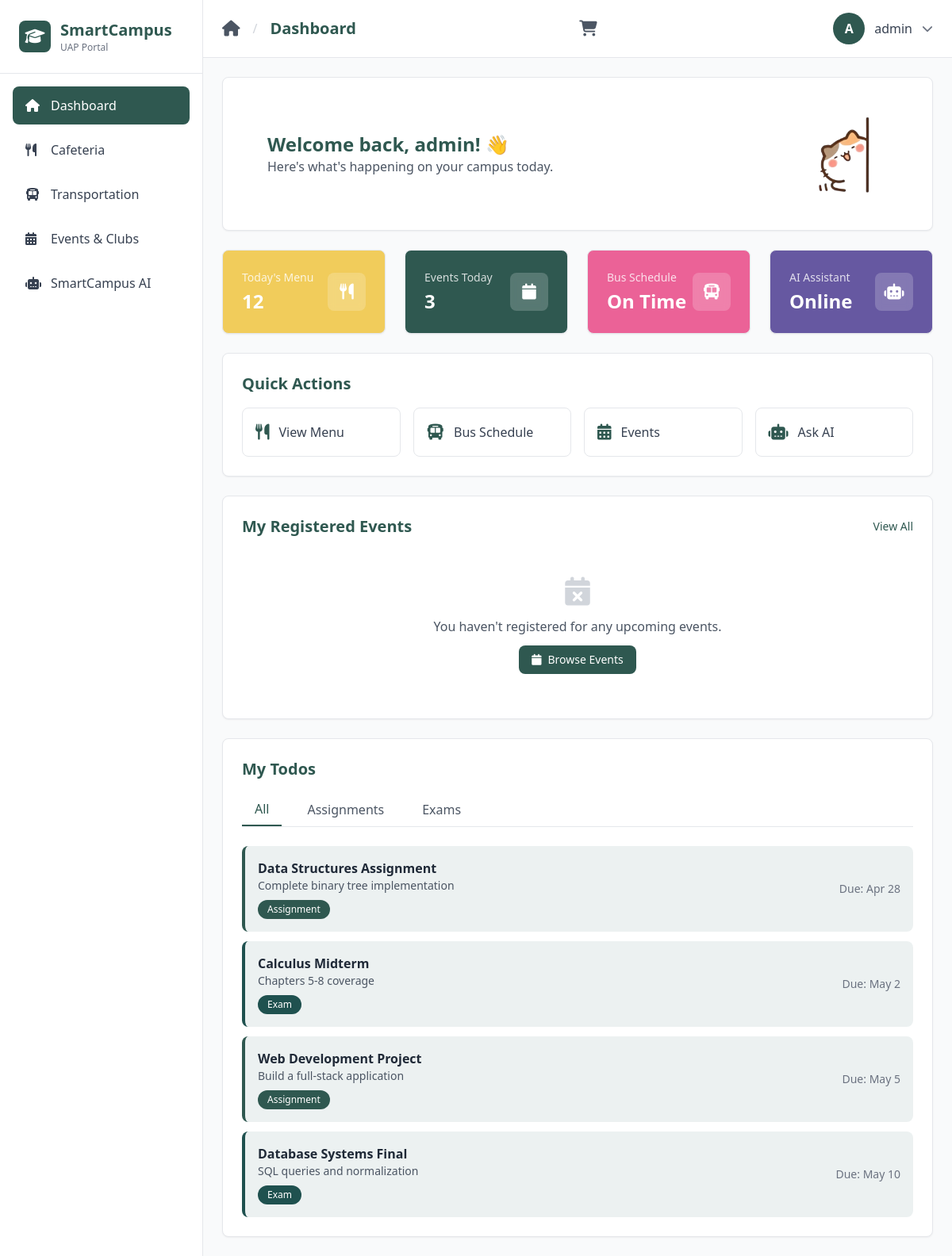
Before: /dashboard/ (signed in) with the older database file.
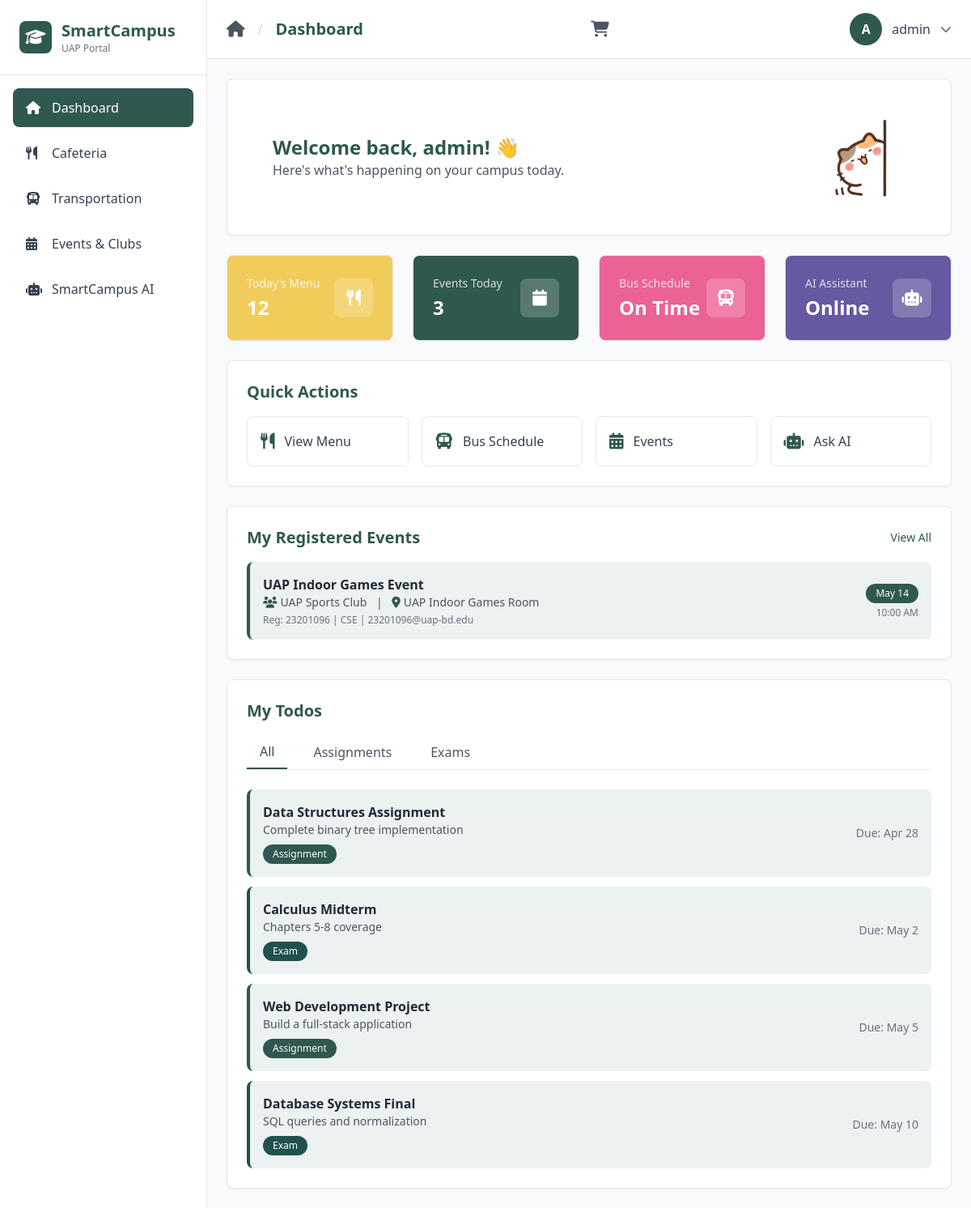
After: the same page with the newer database file.
### main/models.py (models this page shows, shortened)
class EventRegistration(models.Model):
    user = models.ForeignKey(User, on_delete=models.CASCADE, related_name='event_registrations')
    event = models.ForeignKey(Event, on_delete=models.CASCADE, related_name='registrations')
    full_name = models.CharField(max_length=200, blank=True, default='')
    registration_number = models.CharField(max_length=50, blank=True, default='')
    edu_email = models.EmailField(blank=True, default='')
    department = models.CharField(max_length=100, blank=True, default='')
    registered_at = models.DateTimeField(auto_now_add=True)
    class Meta:
        unique_together = ['user', 'event']
        ordering = ['-registered_at']

class Event(models.Model):
    title = models.CharField(max_length=300)
    description = models.TextField()
    club = models.ForeignKey(Club, on_delete=models.CASCADE, related_name='events')
    event_date = models.DateField()
    event_time = models.TimeField()
    location = models.CharField(max_length=300)
    image = models.ImageField(upload_to='events/', blank=True, null=True)
    is_active = models.BooleanField(default=True)
    created_at = models.DateTimeField(auto_now_add=True)
    updated_at = models.DateTimeField(auto_now=True)
    class Meta:
        ordering = ['event_date', 'event_time']

class Club(models.Model):
    name = models.CharField(max_length=200)
    description = models.TextField()
    category = models.CharField(max_length=100, choices=[
        ('cultural', 'Cultural'),
        ('sports', 'Sports'),
        ('academic', 'Academic'),
        ('technology', 'Technology'),
        ('arts', 'Arts'),
        ('social', 'Social'),
    ])
    president = models.CharField(max_length=200, blank=True)
    contact_email = models.EmailField(blank=True)
    logo = models.ImageField(upload_to='clubs/', blank=True, null=True)
    is_active = models.BooleanField(default=True)
    created_at = models.DateTimeField(auto_now_add=True)
    updated_at = models.DateTimeField(auto_now=True)
    class Meta:
        ordering = ['name']

### main/views.py (the view)
# urls.py: path('dashboard/', dashboard, name='dashboard'),
@login_required
def dashboard(request):
    from django.utils import timezone
    registered_events = EventRegistration.objects.filter(
        user=request.user,
        event__is_active=True,
        event__event_date__gte=timezone.now().date()
    ).select_related('event', 'event__club').order_by('event__event_date', 'event__event_time')[:5]
    return render(request, 'dashboard.html', {
        'active_page': 'dashboard',
        'page_title': 'Dashboard',
        'registered_events': registered_events,
    })

### main/context_processors.py (called while the page is built)
def cart_count(request):
    cart = request.session.get('cart', {})
    return {'cart_count': sum(cart.values())}

### templates/dashboard.html (shortened to what the changed rows need)
{% extends 'user_base.html' %}
{% load static %}
{% block content %}
<div class="space-y-6">
    <div class="bg-white rounded-lg shadow-sm border border-gray-200 p-6">
        <div class="flex items-center justify-between">
            <div class="flex items-center space-x-4">
                <div class="pl-8">
                    <h2 class="text-2xl font-bold text-primary">Welcome back, {{ user.username }}! 👋</h2>
                </div>
            </div>
        </div>
    </div>
    <div class="bg-white rounded-lg shadow-sm border border-gray-200 p-6">
        {% if registered_events %}
        <div class="space-y-3">
            {% for reg in registered_events %}
            <div class="flex items-center justify-between p-4 bg-accent/10 rounded-lg border-l-4 border-primary">
                <div>
                    <h4 class="font-semibold text-gray-800">{{ reg.event.title }}</h4>
                    <p class="text-sm text-gray-600">
                        <i class="fas fa-users mr-1 text-primary"></i>{{ reg.event.club.name }}
                        <span class="mx-2">|</span>
                        <i class="fas fa-map-marker-alt mr-1 text-primary"></i>{{ reg.event.location }}
                    </p>
                    <p class="text-xs text-gray-500 mt-1">
                        Reg: {{ reg.registration_number }} | {{ reg.department }} | {{ reg.edu_email }}
                    </p>
                </div>
                <div class="text-right">
                    <span class="inline-block px-3 py-1 bg-primary text-white text-xs rounded-full">
                        {{ reg.event.event_date|date:"M d" }}
                    </span>
                    <p class="text-xs text-gray-500 mt-1">{{ reg.event.event_time|time:"g:i A" }}</p>
                </div>
            </div>
            {% endfor %}
        </div>
        {% else %}
        <div class="text-center py-8">
            <i class="fas fa-calendar-times text-gray-300 text-4xl mb-3"></i>
            <p class="text-gray-600 mb-3">You haven't registered for any upcoming events.</p>
            <a href="{% url 'events' %}" class="inline-flex items-center px-4 py-2 bg-primary text-white rounded-lg hover:bg-primary/90 transition text-sm">
                <i class="fas fa-calendar mr-2"></i>Browse Events
            </a>
        </div>
        {% endif %}
    </div>
</div>
{% endblock %}

Changed rows visible on the page:
added EventRegistration: event "UAP Indoor Games Event", event.club.name "UAP Sports Club", event.location "UAP Indoor Games Room", registration_number "23201096", department "CSE", edu_email "23201096@uap-bd.edu", event.event_date "May 14", event.event_time "10:00 AM"
Other visible differences:
text no longer shown: "You haven't registered for any upcoming events. Browse Events"
